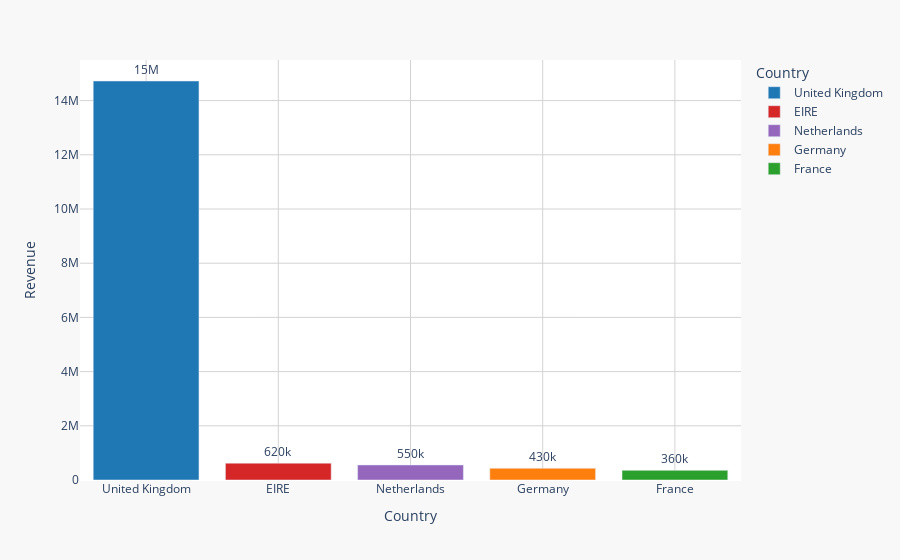

Here is the notebook cell this chart was saved with:
### Code cell
# Background and Grid Styling

color_map = {
    'United Kingdom': '#1f77b4',
    'Germany': '#ff7f0e',
    'France': '#2ca02c',
    'EIRE': '#d62728',
    'Netherlands': '#9467bd'
}

fig = px.bar(top_countries.head(5),
             x='Country', y='Revenue',
             text='Revenue',
             color='Country',
             color_discrete_map=color_map)

fig.update_traces(texttemplate='%{text:.2s}', textposition='outside')

fig.update_layout(
    plot_bgcolor='white',
    paper_bgcolor='#f8f8f8',
    xaxis=dict(showgrid=True, gridcolor='lightgray'),
    yaxis=dict(showgrid=True, gridcolor='lightgray'),
)

fig.show()

### Figure 1 — Plotly figure (JSON) as saved in the notebook; plotly's stock layout.template omitted (floating-point values rounded to 4 significant figures)
{"data": [{"hovertemplate": "Country=%{x}<br>Revenue=%{text}<extra></extra>", "legendgroup": "United Kingdom", "marker": {"color": "#1f77b4", "pattern": {"shape": ""}}, "name": "United Kingdom", "orientation": "v", "showlegend": true, "text": [14720000.0], "textposition": "outside", "texttemplate": "%{text:.2s}", "type": "bar", "x": ["United Kingdom"], "xaxis": "x", "y": [14720000.0], "yaxis": "y"}, {"hovertemplate": "Country=%{x}<br>Revenue=%{text}<extra></extra>", "legendgroup": "EIRE", "marker": {"color": "#d62728", "pattern": {"shape": ""}}, "name": "EIRE", "orientation": "v", "showlegend": true, "text": [621600.0], "textposition": "outside", "texttemplate": "%{text:.2s}", "type": "bar", "x": ["EIRE"], "xaxis": "x", "y": [621600.0], "yaxis": "y"}, {"hovertemplate": "Country=%{x}<br>Revenue=%{text}<extra></extra>", "legendgroup": "Netherlands", "marker": {"color": "#9467bd", "pattern": {"shape": ""}}, "name": "Netherlands", "orientation": "v", "showlegend": true, "text": [554200.0], "textposition": "outside", "texttemplate": "%{text:.2s}", "type": "bar", "x": ["Netherlands"], "xaxis": "x", "y": [554200.0], "yaxis": "y"}, {"hovertemplate": "Country=%{x}<br>Revenue=%{text}<extra></extra>", "legendgroup": "Germany", "marker": {"color": "#ff7f0e", "pattern": {"shape": ""}}, "name": "Germany", "orientation": "v", "showlegend": true, "text": [431300.0], "textposition": "outside", "texttemplate": "%{text:.2s}", "type": "bar", "x": ["Germany"], "xaxis": "x", "y": [431300.0], "yaxis": "y"}, {"hovertemplate": "Country=%{x}<br>Revenue=%{text}<extra></extra>", "legendgroup": "France", "marker": {"color": "#2ca02c", "pattern": {"shape": ""}}, "name": "France", "orientation": "v", "showlegend": true, "text": [355300.0], "textposition": "outside", "texttemplate": "%{text:.2s}", "type": "bar", "x": ["France"], "xaxis": "x", "y": [355300.0], "yaxis": "y"}], "layout": {"barmode": "relative", "legend": {"title": {"text": "Country"}, "tracegroupgap": 0}, "margin": {"t": 60}, "paper_bgcolor": "#f8f8f8", "plot_bgcolor": "white", "xaxis": {"anchor": "y", "categoryarray": ["United Kingdom", "EIRE", "Netherlands", "Germany", "France"], "categoryorder": "array", "domain": [0, 1], "gridcolor": "lightgray", "showgrid": true, "title": {"text": "Country"}}, "yaxis": {"anchor": "x", "domain": [0, 1], "gridcolor": "lightgray", "showgrid": true, "title": {"text": "Revenue"}}}}
